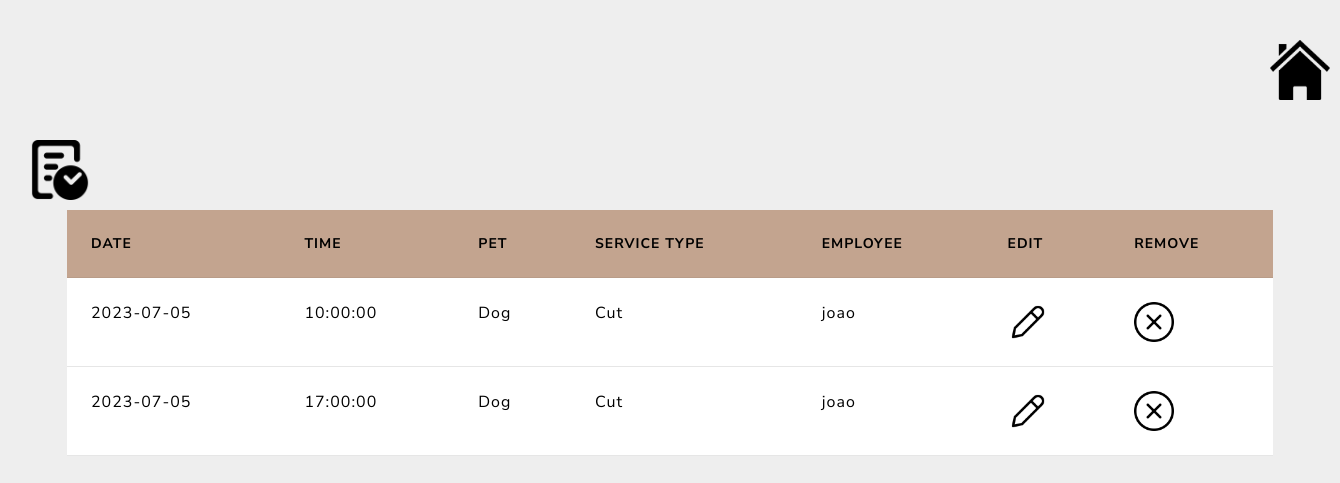
/Pages/personalReservationManagement.php?state=3 (signed in), run on the app's committed database.
### tables this page shows
CREATE TABLE `reservation` (
  `idReservation` int(11) NOT NULL,
  `idClient` varchar(25) NOT NULL,
  `date` date NOT NULL,
  `time` time NOT NULL,
  `pet` varchar(20) NOT NULL,
  `serviceType` varchar(20) NOT NULL,
  `EmployeeUser` varchar(25) NOT NULL
);

### Pages/personalReservationManagement.php (the view, shortened to what this page needs)
<!DOCTYPE html>
<html lang="en">
<head>
    <link rel="stylesheet" href="bootstrap.css">
</head>
<body>
    <a href="./homePage.php"><img src="./home.png" alt="home.png" class="button"></a>
    <a href="PgReservation.php"><img src="./reservation.png" alt="reservation.png" class="button2"></a>
    <div class="table-div">
        <table class="table table-hover">
            <thead style="background-color: #c3a48f;">
                <tr>
                    <th scope="col" style="color: black;">Date</th>
                    <th scope="col" style="color: black;">Time</th>
                    <th scope="col" style="color: black;">Pet</th>
                    <th scope="col" style="color: black;">Service Type</th>
                    <th scope="col" style="color: black;">Employee</th>
                    <th scope="col" style="color: black;">Edit</th>
                    <th scope="col" style="color: black;">Remove</th>
                </tr>
            </thead>
            <tbody>
                <?php
                if (isset($_SESSION["login"])) {
                    $sql = "SELECT * FROM reservation AS r INNER JOIN user as U1 ON r.idClient = U1.Login INNER JOIN user as U2 ON 	r.EmployeeUser = U2.Login where idClient='" . $_SESSION["login"] . "' ORDER BY time ";
                    $retval = mysqli_query($conn, $sql);
                    while ($row = mysqli_fetch_array($retval)) {
                        echo "<tr class='table-secondary'><td>" . $row['date'] . "</td>";
                        echo "<td>" . $row['time'] . "</td>";
                        echo "<td>" . $row['pet'] . "</td>";
                        echo "<td>" . $row['serviceType'] . "</td>";
                        echo "<td>" . $row['EmployeeUser'] . "</td>";
                        echo "<td><a href='Pgedit_reservation.php?id=" . $row["idReservation"] . "'><img src='edit.png' class='management-icon'></a></td>";
                        echo "<td><a href='delete_reservation.php?id=" . $row["idReservation"] . "'><img src='remove.png' class='management-icon'></a></td>";
                        echo "</tr>";
                    }
                }
                ?>
            </tbody>
        </table>
    </div>
</body>
</html>

### Pages/personalReservationManagement.php (style rules this page uses)
body { background: #eee; background-image: url("login-background-img.jpg"); -webkit-background-size: cover; -moz-background-size: cover; -o-background-size: cover; background-size: cover; }
.table-div { margin: 5%; margin-top: 10px; }
.management-icon { width: 40px; height: 40px; }
.button { margin-top: 3%; height: 60px; width: 60px; margin-left: 1270px; }
.button2 { margin-top: 3%; height: 60px; width: 60px; margin-left: 30px; }

### data on the page
reservation: date "2023-07-05", time "10:00:00", pet "Dog", serviceType "Cut", EmployeeUser "joao"
reservation: date "2023-07-05", time "17:00:00", pet "Dog", serviceType "Cut", EmployeeUser "joao"
